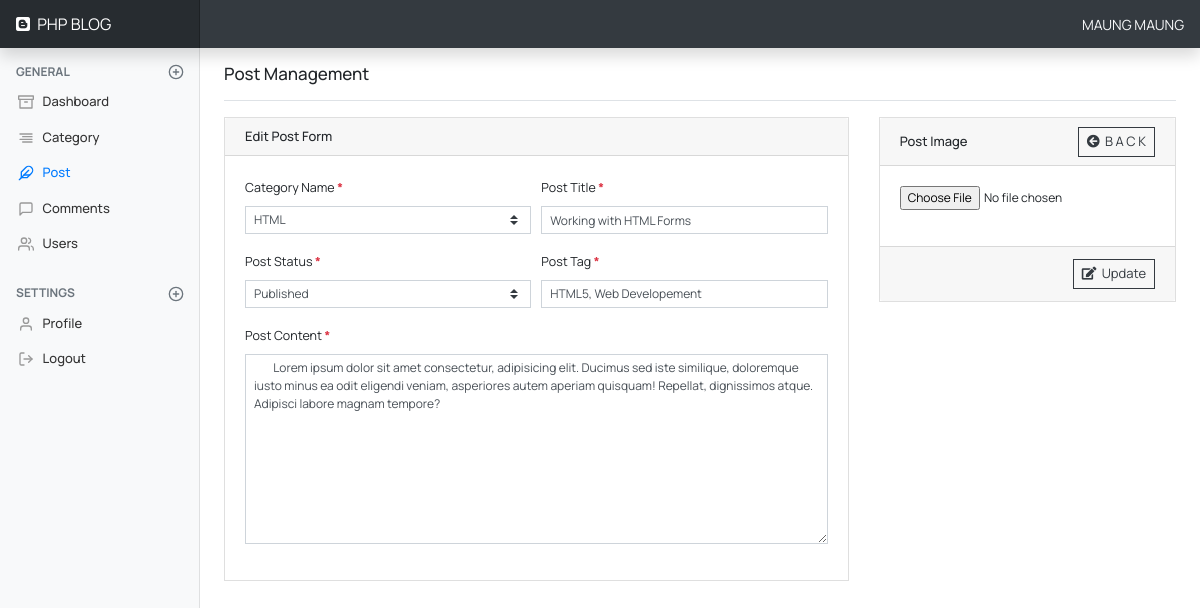
The app's page /admin/post_edit.php?edit_post_id=16 (signed in) with its own data.
### tables this page shows
CREATE TABLE `posts` (
  `id` int unsigned NOT NULL AUTO_INCREMENT,
  `user_id` int NOT NULL,
  `category_id` int unsigned NOT NULL,
  `title` varchar(255) NOT NULL,
  `slug` varchar(225) DEFAULT NULL,
  `content` text NOT NULL,
  `post_tag` text NOT NULL,
  `image` varchar(255) DEFAULT NULL,
  `status` tinyint NOT NULL DEFAULT '0',
  `created_at` timestamp NULL DEFAULT CURRENT_TIMESTAMP,
  `updated_at` timestamp NULL DEFAULT CURRENT_TIMESTAMP,
  PRIMARY KEY (`id`),
  UNIQUE KEY `id_UNIQUE` (`id`)
);

CREATE TABLE `categories` (
  `id` int unsigned NOT NULL AUTO_INCREMENT,
  `title` varchar(225) NOT NULL,
  `logo` varchar(225) DEFAULT 'far fa-list-alt',
  `slug` varchar(225) DEFAULT NULL,
  `description` text,
  `created_at` timestamp NULL DEFAULT CURRENT_TIMESTAMP,
  `updated_at` timestamp NULL DEFAULT CURRENT_TIMESTAMP,
  PRIMARY KEY (`id`),
  UNIQUE KEY `id_UNIQUE` (`id`)
);

### admin/include_admin/functions.php (called while the page is built, shortened)
<?php
function get_all_categories()
{
    global $conn;
    $categories = [];
    if($result = mysqli_query($conn, "SELECT * FROM categories")){
        while($row = mysqli_fetch_object($result)){
            $categories[] = $row;
        }
    }
    return $categories;
}
function get_post($param)
{
    global $conn;
    $query  = isset( $_GET['post_slug'] ) ? "SELECT * FROM posts WHERE slug='$param'" : "SELECT * FROM posts WHERE id=$param";
    $result = mysqli_query($conn, $query);
    $post   = mysqli_fetch_object($result);
    return $post;
}

### admin/post_edit.php (the view, shortened to what this page needs)
<?php
include('include_admin/header.php');
include('include_admin/nav.php');
if( isset($_GET['edit_post_id']) ){
    $id   = $_GET['edit_post_id'];
    $post = get_post($id);
}
?>
<div class="container-fluid">
    <div class="row">
        <?php include_once('include_admin/sidebar.php'); ?>
        <main role="main" class="col-md-9 ml-sm-auto col-lg-10 px-md-4">
            <div class="d-flex justify-content-between flex-wrap flex-md-nowrap align-items-center pt-3 pb-2 mb-3 border-bottom">
                <h1 class="h5">Post Management</h1>
            </div>
            <form action="<?= $_SERVER['PHP_SELF']; ?>" method="POST" enctype="multipart/form-data" id="editPostForm">
                <div class="row">
                    <div class="col-md-8">
                        <div class="card">
                            <div class="card-header">
                                <div class="d-flex justify-content-between align-items-center">
                                    <span class="card-custom-title">Edit Post Form</span>
                                </div>
                            </div>
                            <div class="card-body">
                                <div class="form-row">
                                    <div class="form-group col-md-6">
                                        <label for="category_id" style="font-size: 12.5px;">
                                            Category Name <span class="font-weight-bold text-danger">*</span>
                                        </label>
                                        <select class="custom-select custom-select-sm" id="category_id" name="category_id">
                                            <?php $categories = get_all_categories(); ?>
                                            <?php foreach($categories as $category): ?>
                                            <option value="<?= $category->id ?>"
                                            <?= $category->id == $post->category_id ? 'selected' : '' ; ?>>
                                                <?= $category->title ?>
                                            </option>
                                            <?php endforeach; ?>
                                        </select>
                                    </div>
                                    <div class="form-group col-md-6">
                                        <label for="title">
                                            Post Title <span class="font-weight-bold text-danger">*</span>
                                        </label>
                                        <input name="title" id="title" type="text" class="form-control form-control-sm" value="<?= $post->title ?>">
                                    </div>
                                    <div class="form-group col-md-6">
                                        <label class="status" for="status">
                                            Post Status <span class="font-weight-bold text-danger">*</span>
                                        </label>
                                        <select class="custom-select custom-select-sm" id="status" name="status">
                                            <option value="1" <?= $post->status == 1 ? 'selected' : '' ?>>Published</option>
                                        </select>
                                    </div>
                                    <div class="form-group col-md-6">
                                        <label for="post_tag">
                                            Post Tag <span class="font-weight-bold text-danger">*</span>
                                        </label>
                                        <input name="post_tag" id="post_tag" type="text" class="form-control form-control-sm" value="<?= $post->post_tag ?>">
                                    </div>
                                    <div class="form-group col-md-12">
                                        <label for="content">
                                            Post Content <span class="font-weight-bold text-danger">*</span>
                                        </label>
                                        <textarea name="content" id="content" cols="30" rows="10" class="form-control form-control-sm"><?= $post->content ?></textarea>
                                    </div>
                                </div>
                            </div>
                        </div>
                    </div>
                    <div class="col-md-4">
                        <div class="card">
                                <div class="card-header">
                                    <div class="d-flex justify-content-between align-items-center">
                                        <span class="table-title">Post Image</span>
                                        <a href="post_index.php" class="btn btn-sm btn-outline-dark rounded-0">
                                            <i class="fas fa-arrow-circle-left"></i>&nbsp;
                                            B A C K
                                        </a>
                                    </div>
                                </div>
                                <div class="card-body">
                                    <div class="row">
                                        <div class="form-group col-md-12">
                                            <input type="file" class="dropify" name="image" id="image"
                                            data-default-file="<?= isset($post->image) ? 'uploads/post/'.$post->image : '' ?>">
                                        </div>
                                    </div>
                                </div>
                                <div class="card-footer">
                                    <button class="btn btn-sm btn-outline-dark rounded-0 float-right" type="submit" name="edit_post">
                                        <i class="fa fa-edit"></i>&nbsp;
                                        Update
                                    </button>
                                </div>
                            </div>
                        </div>
                    </div>
                </div>
    </div>
<?php include('include_admin/footer.php'); ?>

### admin/assets/css/dashboard.css (style rules this page uses)
body { font-family: 'Rubik', sans-serif; font-size: .875rem; }

### admin/include_admin/header.php (style rules this page uses)
* { font-family: 'Manrope', sans-serif; }
table, table th, .table-title, .card-custom-title { font-size: 13px; font-weight: 500; }
input, textarea, .form-control-sm, .custom-select-sm { font-size: 12px !important; }
select, option { font-size: 12px !important; }
.card { border-radius: 0; }
.card-header { padding: 0.55rem 1.25rem !important; }
.card-body label { font-size: 12.5px !important; }
.card-body input, .card-body textarea, .card-body select { border-radius: 0 !important; }
.btn-sm { font-size: 13px; }
h1.h5 { font-size: 17px; }

### records on screen
posts: category_id "HTML", title "Working with HTML Forms", status "Published", post_tag "HTML5, Web Developement", content "Lorem ipsum dolor sit amet consectetur, adipisicing elit. Ducimus sed iste similique, doloremque iusto minus ea odit eligendi veniam, asperiores autem aperiam quisquam! Repellat, dignissimos atque. Adipisci labore magnam tempore?"

### other values on screen
$auth_user->name "MAUNG MAUNG"
